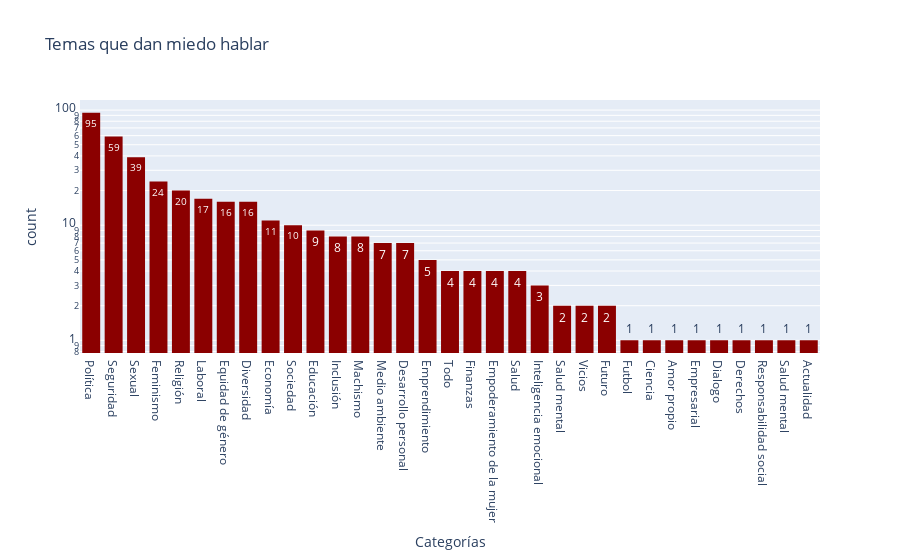

The notebook cell saved with this chart:
### Markdown cell above
### Temas que dan miedo hablar

### Code cell
df2.head()

df2['Categorías'].fillna("Política", inplace = True)
df2['Categorías'] = df2['Categorías'].replace(['seguridad', 'Seguridad '],'Seguridad')
df2['Categorías'] = df2['Categorías'].replace(['economía'],'Economía')
df2['Categorías'] = df2['Categorías'].replace(['Religión ', 'religión'],'Religión')
df2['Categorías'] = df2['Categorías'].replace(['TODO'],'Todo')
df2['Categorías'] = df2['Categorías'].replace(['equidad de gen', 'Equidad de genero ', 'Equidad de genero'],'Equidad de género')
df2['Categorías'] = df2['Categorías'].replace(['feminismo'],'Feminismo')
df2['Categorías'] = df2['Categorías'].replace(['inclusión', 'Inclusión '],'Inclusión')
df2['Categorías'] = df2['Categorías'].replace(['Educación '],'Educación')
df2['Categorías'] = df2['Categorías'].replace(['Polémicos '],'Todo')
df2['Categorías'] = df2['Categorías'].replace(['diversidad'],'Diversidad')
df2['Categorías'] = df2['Categorías'].replace(['salud'],'Salud')
df2['Categorías'] = df2['Categorías'].replace(['emprendimiento'],'Emprendimiento')
df2['Categorías'] = df2['Categorías'].replace(['responsabilidad social '],'Responsabilidad social')
df2['Categorías'] = df2['Categorías'].replace(['politica'],'Política')
df2['Categorías'] = df2['Categorías'].replace(['Medio Ambiente'],'Medio ambiente')
df2['Categorías'] = df2['Categorías'].replace(['Desarrolo personal'],'Desarrollo personal')
df2['Categorías'] = df2['Categorías'].replace(['Sexual '],'Sexual')

fig = px.histogram(df2, x="Categorías",
                   title='Temas que dan miedo hablar',
                   color_discrete_sequence=['darkred'],
                   log_y=True, # represent bars with log scale
                   text_auto= True
                   ).update_xaxes(categoryorder='total descending')
                   
fig.show()

### Figure 1 — Plotly figure (JSON) as saved in the notebook; plotly's stock layout.template omitted (floating-point values rounded to 4 significant figures; data arrays with more than 128 entries replaced by an {"elided": "..."} marker saying what was removed)
{"data": [{"alignmentgroup": "True", "bingroup": "x", "hovertemplate": "Categorías=%{x}<br>count=%{y}<extra></extra>", "legendgroup": "", "marker": {"color": "darkred", "pattern": {"shape": ""}}, "name": "", "offsetgroup": "", "orientation": "v", "showlegend": false, "texttemplate": "%{value}", "type": "histogram", "x": {"elided": "385 str values"}, "xaxis": "x", "yaxis": "y"}], "layout": {"barmode": "relative", "legend": {"tracegroupgap": 0}, "title": {"text": "Temas que dan miedo hablar"}, "xaxis": {"anchor": "y", "categoryorder": "total descending", "domain": [0, 1], "title": {"text": "Categorías"}}, "yaxis": {"anchor": "x", "domain": [0, 1], "title": {"text": "count"}, "type": "log"}}}
